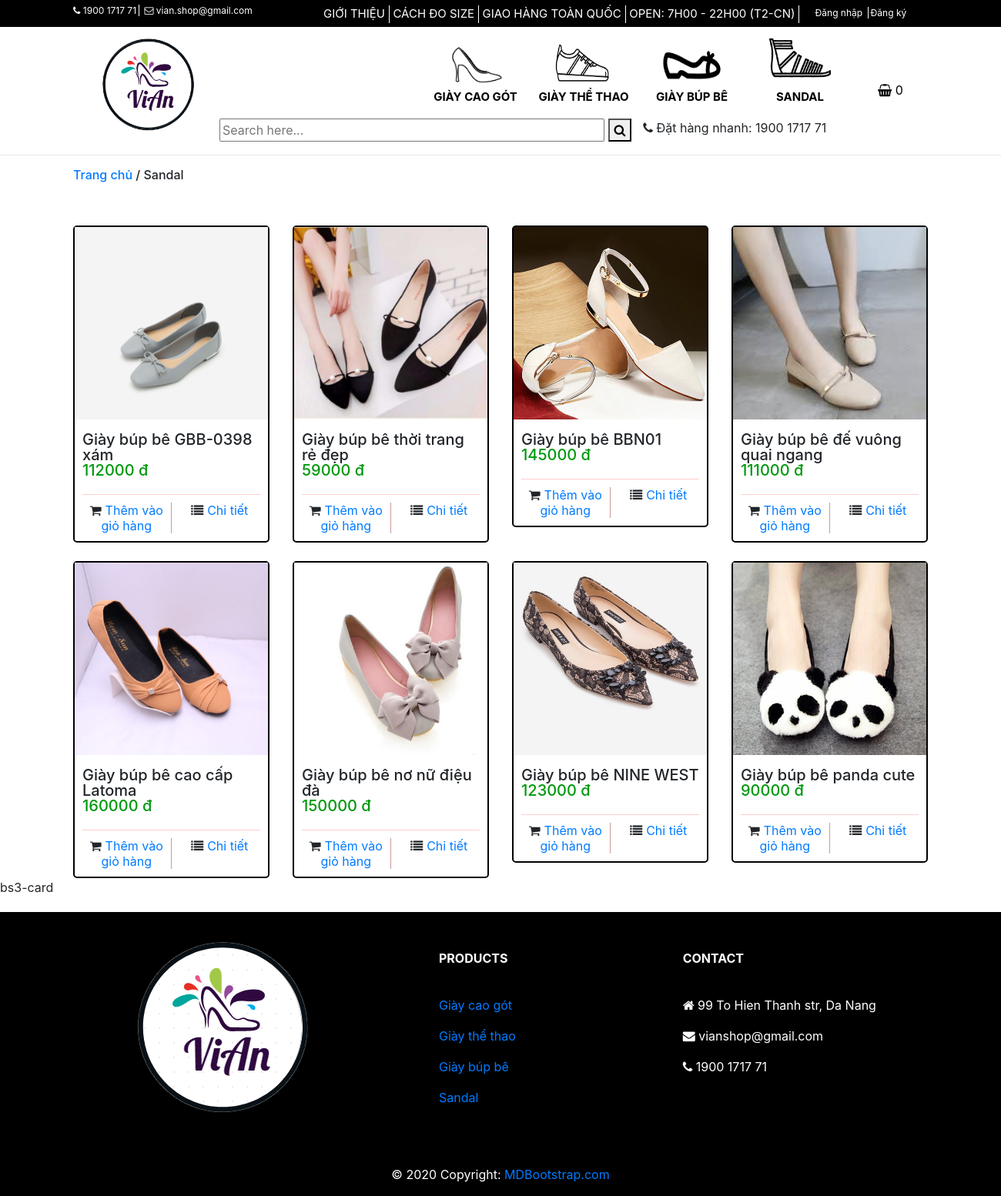
The page /products.php?name=giay-bup-be on the database its author committed.
### tables this page shows
create table products(
id INT NOT NULL AUTO_INCREMENT NOT NULL PRIMARY KEY,
name VARCHAR(255) NOT NULL,
category_id INT NOT NULL,
image VARCHAR(255) DEFAULT NULL,
decription TEXT DEFAULT NULL,
price FLOAT NOT NULL,
created DATE NULL DEFAULT CURRENT_TIMESTAMP,
quantity INT NOT NULL
);

### products.php (the view, shortened to what this page needs)
<?php
  include "includes/dbconnection.php";
?>
<!doctype html>
<html lang="en">
<head>
    <link rel="stylesheet" href="css/style-index.css">
    <link rel="stylesheet" href="https://stackpath.bootstrapcdn.com/bootstrap/4.3.1/css/bootstrap.min.css"
>
    <link rel="stylesheet" href="https://maxcdn.bootstrapcdn.com/font-awesome/4.7.0/css/font-awesome.min.css">
</head>
<body>
    <?php
    include "includes/top-header.php";
    include 'includes/header.php';
    ?>
    <hr>
    <div class="container">
        <div class="name-page">
            <h6><a href="index.php">Trang chủ</a><span> / Sandal</span></h6>
        </div>
        <br>
        <?php
            if ($_GET['name'] == 'giay-cao-got'){
                $name = 'Giày cao gót';
            }
            else if ($_GET['name'] == 'giay-the-thao')
            {
                $name ="Giày thể thao";
            }
            else if ($_GET['name'] == 'giay-bup-be'){
                $name='Giày búp bê';
            }
            else{
                $name='Sandal';
            }
            $select1='SELECT p.*, c.categoryName FROM products AS p, categories AS c WHERE p.category_id= c.id AND c.categoryName LIKE "'.$name.'" ';
            $result1=mysqli_query($con, $select1);
        ?>
        <div class="row">
            <?php  while($row1=mysqli_fetch_array($result1)){?>
            <div class="col-sm-3">
                <br>
                <div class="col-item">
                    <div class="photo">
                        <img src="image-product/<?php echo htmlentities($row1['category_id']);?>/<?php echo htmlentities($row1['image']);?> "
                            class="img-responsive" style="width:100%; height:250px" alt="a" />
                    </div>
                    <div class="info">
                        <div class="row">
                            <div class="price col-md-12">
                                <h5>
                                    <?php echo htmlentities($row1['name']);?>
                                </h5>
                                <h5 class="price-text-color">
                                    <?php echo htmlentities($row1['price']);?> đ
                                </h5>
                            </div>
                        </div>
                    </div>
                    <div class="info">
                        <div class="separator clear-left">
                            <p class="btn-add">
                                <i class="fa fa-shopping-cart"></i><a href="#" class="hidden-sm">Thêm vào giỏ
                                    hàng</a>
                            </p>
                            <p class="btn-details">
                                <i class="fa fa-list"></i><a href="detail.php?quanly=detail&id=<?php echo $row1['id']?>"
                                    class="hidden-sm">Chi
                                    tiết</a>
                            </p>
                        </div>
                        <div class="clearfix">
                        </div>
                    </div>
                </div>
            </div>
            <?php }?>
        </div>
    </div>
    bs3-card
    <?php include 'includes/footer.php';?>
</body>
</html>

### css/style-index.css (style rules this page uses)
a { color: white; }
.col-item { border: 2px solid black; border-radius: 5px; background: #FFF; }
.col-item .photo img { margin: 0 auto; width: 100%; }
.col-item .info { padding: 10px; border-radius: 0 0 5px 5px; margin-top: 1px; }
.col-item .price { float: left; margin-top: 5px; }
.col-item .price h5 { line-height: 20px; margin: 0; }
.price-text-color { color: #00990E; }
.col-item .separator { border-top: 1px solid #FFCCCC; }
.clear-left { clear: left; }
.col-item .separator p { line-height: 20px; margin-bottom: 0; margin-top: 10px; text-align: center; }
.col-item .separator p i { margin-right: 5px; }
.col-item .btn-add { width: 50%; float: left; }
.col-item .btn-add { border-right: 1px solid #CC9999; }
.col-item .btn-details { width: 50%; float: left; padding-left: 10px; }
.name-page { display: flex; }

### rows shown on the page
products: image (picture), name "Giày búp bê GBB-0398 xám", price "112000"
products: image (picture), name "Giày búp bê thời trang rẻ đẹp", price "59000"
products: image (picture), name "Giày búp bê BBN01", price "145000"
products: image (picture), name "Giày búp bê đế vuông quai ngang", price "111000"
products: image (picture), name "Giày búp bê cao cấp Latoma", price "160000"
products: image (picture), name "Giày búp bê nơ nữ điệu đà", price "150000"
products: image (picture), name "Giày búp bê NINE WEST", price "123000"
products: image (picture), name "Giày búp bê panda cute", price "90000"

### other values the page prints
$totalquantity "0"
